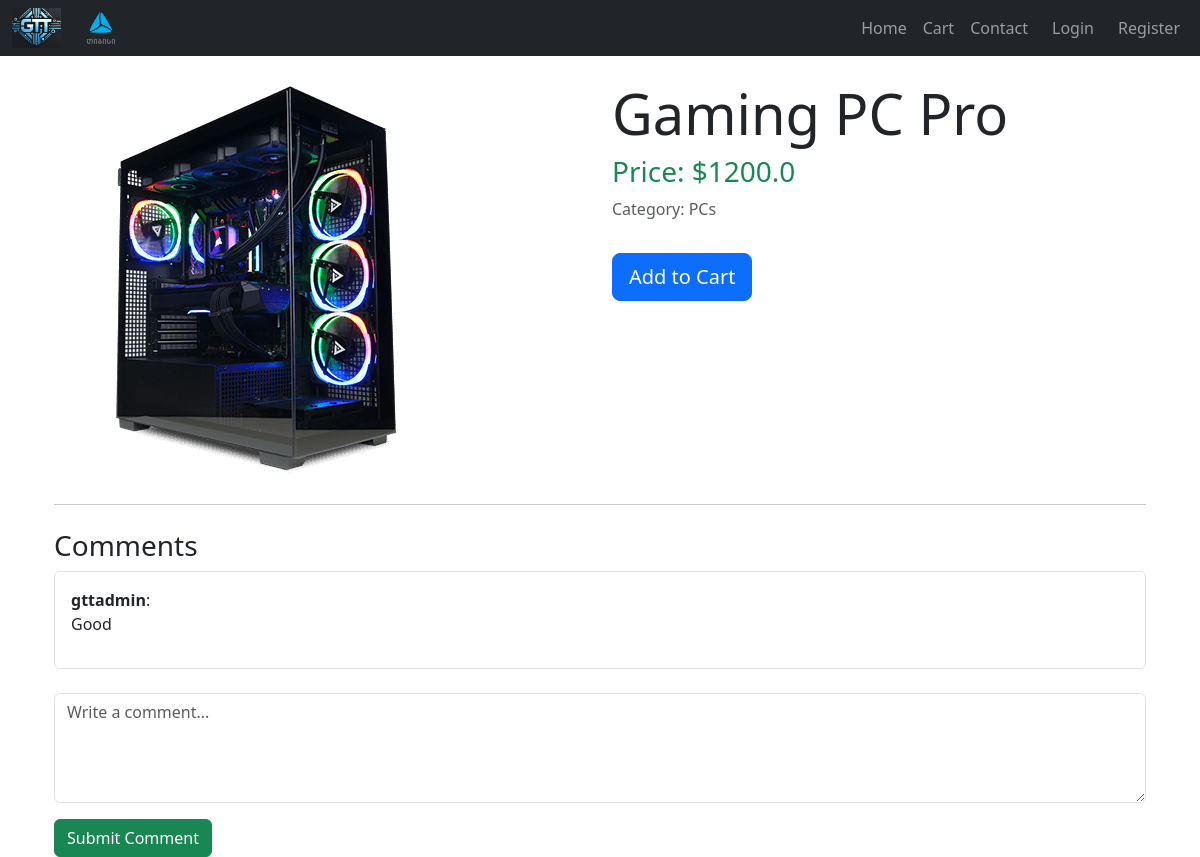
Page /product/1 on the committed database.
### tables this page shows
CREATE TABLE products (
    id INTEGER PRIMARY KEY AUTOINCREMENT,
    name TEXT NOT NULL,
    price REAL NOT NULL,
    image TEXT NOT NULL,
    category TEXT NOT NULL
);

CREATE TABLE comments (
    id INTEGER PRIMARY KEY AUTOINCREMENT,
    product_id INTEGER NOT NULL,
    username TEXT NOT NULL,
    text TEXT NOT NULL,
    FOREIGN KEY (product_id) REFERENCES products (id)
);

### app.py (the view, shortened to what this page needs)
@app.route("/product/<int:product_id>", methods=["GET", "POST"])
def product(product_id):
    conn = get_db_connection()
    product = conn.execute("SELECT * FROM products WHERE id = ?", (product_id,)).fetchone()
    if not product:
        flash("Product not found!", "danger")
        return redirect(url_for("home"))
    comments = conn.execute("SELECT * FROM comments WHERE product_id = ?", (product_id,)).fetchall()
    conn.close()
    return render_template("product.html", product=product, comments=comments)

### app.py (called while the page is built)
def get_db_connection():
    conn = sqlite3.connect('database.db')
    conn.row_factory = sqlite3.Row
    return conn

### templates/product.html
{% extends "base.html" %}
{% block content %}
<div class="container mt-4">
    <div class="row">
        <div class="col-md-6">
            <img src="{{ url_for('static', filename=product.image) if product.image else url_for('static', filename='images/placeholder.jpg') }}"
                 alt="{{ product.name }}" class="img-fluid rounded">
        </div>
        <div class="col-md-6">
            <h1 class="display-4">{{ product.name }}</h1>
            <h3 class="text-success">Price: ${{ product.price }}</h3>
            <p class="text-muted">Category: {{ product.category }}</p>
            <form method="POST">
                <button type="submit" class="btn btn-primary btn-lg mt-3">Add to Cart</button>
            </form>
        </div>
    </div>
    <hr class="my-4">
    <h3>Comments</h3>
    {% if comments %}
        <div class="mb-4">
            {% for comment in comments %}
                <div class="border rounded p-3 mb-2">
                    <strong>{{ comment.username }}</strong>:
                    <p>{{ comment.text }}</p>
                </div>
            {% endfor %}
        </div>
    {% else %}
        <p class="text-muted">No comments yet. Be the first to comment!</p>
    {% endif %}
    <form method="POST">
        <div class="mb-3">
            <textarea name="comment" class="form-control" rows="4" placeholder="Write a comment..." required></textarea>
        </div>
        <button type="submit" class="btn btn-success">Submit Comment</button>
    </form>
</div>
{% endblock %}

### rows in the picture
products: image (picture), name "Gaming PC Pro", price "1200.0", category "PCs"
comments: username "gttadmin", text "Good"
